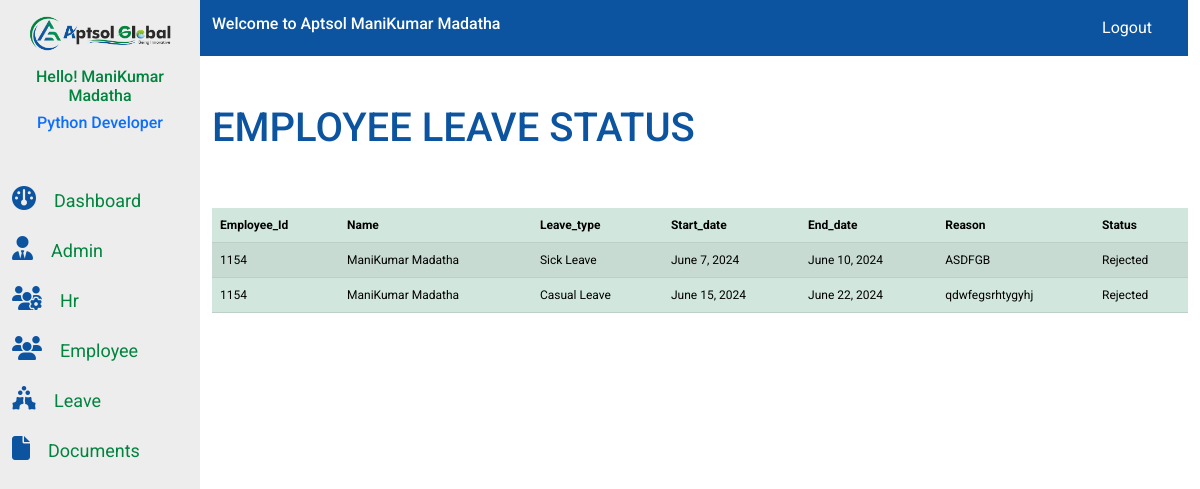
The page /leavestatus/1154/ (signed in) on the database its author committed.
### AGT_admin_app/models.py (models this page shows, shortened)
class Employee_detail(models.Model):
    image=models.ImageField(upload_to="images",null=True,blank=True)
    First_Name = models.CharField(max_length=50)
    Last_Name = models.CharField(max_length=50)
    Email = models.EmailField()
    Contact = models.BigIntegerField()
    Emp_Id = models.CharField(primary_key=True,max_length=20)
    Department = models.ForeignKey(Depart,on_delete=models.CASCADE)
    Designation = models.CharField(max_length=50)
    Salary = models.DecimalField(max_digits=10, decimal_places=2)
    BasicPay = models.DecimalField(max_digits=10, decimal_places=2)
    PAN = models.CharField(max_length=10)
    UAN = models.BigIntegerField()
    BankAccount = models.BigIntegerField()
    Location = models.CharField(max_length=50)

class LeaveRequest(models.Model):
    Emp_Id = models.ForeignKey(Employee_detail,on_delete=models.CASCADE)
    leave_type = models.ForeignKey(LeaveType, on_delete=models.CASCADE)
    start_date = models.DateField()
    end_date = models.DateField()
    reason = models.TextField()
    status = models.CharField(max_length=50, choices=[('pending', 'Pending'), ('approved', 'Approved'), ('rejected', 'Rejected')])

class LeaveType(models.Model):
    name=models.CharField(max_length=100,null=False)
    def __str__(self):
        return self.name

### AGT_Employee/views.py (the view)
# urls.py: path("leavestatus/<slug:Emp_Id>/",views.leavestatus,name="leavestatus"),
def leavestatus(request,Emp_Id):
    if request.user.is_authenticated:
        emps=Employee_detail.objects.get(Emp_Id=Emp_Id)
        leaverequest=LeaveRequest.objects.filter(Emp_Id=emps)
        context={"emps":emps,
                 "emp":emps,
                 "leaverequest":leaverequest,
                 }
        return render(request,"leavestatus.html",context)
    else:
        return render(request,"login.html")

### AGT_Employee/templates/leavestatus.html (shortened to what this page needs)
{% extends "base.html"%}
{% load static %}
{% block mainnavcontent%}
<div class="row mb-5 mt-5">
    <div class="col-md-12">
        <h1 class="admin-head">
         EMPLOYEE LEAVE STATUS
        </h1>
    </div>
</div>
<div class="row">
    <div class="col-md-12">
        <table class="table table-success table-striped">
            <thead>
                <tr>
                    <th scope="col">Employee_Id</th>
                    <th scope="col">Name</th>
                    <th scope="col">Leave_type</th>
                    <th scope="col">Start_date </th>
                    <th scope="col">End_date</th>
                    <th scope="col">Reason</th>
                    <th scope="col">Status</th>
                </tr>
            </thead>
            <tbody>
                {% for leaves in leaverequest %}
                <tr>
                    <td>{{emp.Emp_Id}}</td>
                    <td>{{emps.First_Name}} {{emps.Last_Name}}</td>
                    <td>{{leaves.leave_type}}</td>
                    <td>{{leaves.start_date}}</td>
                    <td>{{leaves.end_date}}</td>
                    <td>{{leaves.reason}}</td>
                    <td>{{leaves.status}}</td>
                </tr>
                {%endfor%}
            </tbody>
        </table>
    </div>
</div>
{% endblock mainnavcontent%}

### AGT_app/templates/base.html (shortened to what this page needs)
{% load static %}
<!DOCTYPE html>
<html lang="en">
<head>
    <link rel="stylesheet" href="https://cdnjs.cloudflare.com/ajax/libs/font-awesome/6.5.1/css/all.min.css" />
    <link rel="stylesheet" href="{% static 'assets/css/bootstrap.min.css'%}">
    <link rel="stylesheet" href="{% static 'assets/css/style.css'%}">
    <link rel="stylesheet" href="{% static 'assets/css/media.css'%}">
</head>
<body>
   <div class="main-navbarflex">
    <section class="sidenav">
        <div class="sidenav_side">
            <div class="container">
                <div class="row">
                    <div class="col-md-12">
                        <div class="side_nav">
                            <div class="logoApt">
                               <a href="/home">
                                <img src="{% static 'assets/images/Logo/logo.png'%}" class="img-fluid" alt="logo">
                               </a>
                            </div>
                            <div class="username1">
                               <a href="/Employee_info"><h3 class="user_con">Hello! {{emp.First_Name}} {{emp.Last_Name}}</h3></a>
                               <a href="{% url 'Emp_info' emp.Emp_Id %}"><h6 class="user_designation text-center">{{emp.Designation}}</h6></a>
                            </div>
                        </div>
                    </div>
                </div>
                <div class="row">
                    <div class="col-md-12">
                        <div class="sidenav_items">
                            <ul class="list-group">
                                <li class="list-items"><a href="/home"><i class="fa-solid fa-gauge side-icons"></i><span class="side-item">Dashboard</span></a></li>
                                {% if user.is_superuser  %}
                                <li class="list-items"><a href="/admin_app"><i class="fa-solid fa-user-tie side-icons"></i><span class="side-item" >Admin</span></a></li>
                                {% endif %}
                                {% if user.is_staff %}
                                <li class="list-items"><a href="/Hr_manage"><i class="fa-solid fa-users-gear side-icons"></i><span class="side-item">Hr</span></a></li>
                                {% endif %}
                                <li class="list-items"><a href="/Employee_info"><i class="fa-solid fa-users side-icons"></i><span class="side-item">Employee</span></a></li>
                                <li class="list-items"><a href=""><i class="fa-solid fa-holly-berry side-icons"></i><span class="side-item">Leave</span></a></li>
                                <li class="list-items"><a href=""><i class="fa-solid fa-file side-icons"></i><span class="side-item">Documents</span></a></li>
                            </ul>
                        </div>
                    </div>
                </div>
            </div>
        </div>
    </section>
    <section class="main-nav">
        <div class="container">
            <div class="row">
                <div class="col-md-12">
                    <nav class="navbar navbar-expand-lg">
                        <div class="container">
                          <a href="/Employee_info"><h3 class="user_name">Welcome to Aptsol {{emp.First_Name}} {{emp.Last_Name}}</h3></a>
                          <div class="collapse navbar-collapse" id="navbarSupportedContent">
                            <ul class="navbar-nav ms-auto mb-2 mb-lg-0">
                              <li class="nav-item">
                                <a class="nav-link" href="#"></a>
                              </li>
                              <li class="nav-item">
                                <a class="nav-link" aria-current="page" href="/logout">Logout</a>
                              </li>
                              <li class="nav-item">
                                <a class="nav-link" href="#"></a>
                              </li>
                            </div>
                        </div>
                      </nav>
                </div>
            </div>
        </div>
       <section class="main-content">
        <div class="container">
            {% block mainnavcontent%}
            {% endblock mainnavcontent%}
        </div>
       </section>
    </section>
   </div>
</body>
</html>

### static/assets/css/style.css (style rules this page uses)
* { margin: 0; padding: 0; box-sizing: border-box; list-style: none; font-family: "Roboto", sans-serif; }
a { text-decoration: none; }
.main-navbarflex { display: inline-flex; }
section.sidenav { width: 20%; background:#00000012; min-height: 100vh; }
.main-nav { width: 100%; }
.logoApt { padding: 15px; }
nav.navbar { background: #0c54a0; margin-left: -12px; }
ul.list-group { margin: -15px 0px 0 0px; padding: 30px; }
h3.user_con { color: #00843e; font-size: 16px; text-align: center; }
a.nav-link { color: #fff !IMPORTANT; }
li.list-items { margin-bottom: 20px; font-size: 20px; font-weight: 400; }
span.side-item { margin-left: 20px; color: #00843e; }
i.fa-solid { color: #0c54a0; font-size: 25px; }
h3.user_name { color: #fff; font-size: 16px; }
h1.admin-head { color: #0c54a0; }
table { font-size: 12px; }

### static/assets/css/media.css (style rules this page uses)
@media only screen and (min-width:1023px) and (max-width:1360px) { ul.list-group { padding: 0; margin: 45px 0 0 0px; } }
@media only screen and (min-width:1023px) and (max-width:1360px) { span.side-item { margin-left: 18px; color: #00843e; font-size: 18px; } }
@media only screen and (min-width:1023px) and (max-width:1360px) { i.fa-solid { color: #0c54a0; font-size: 24px } }

### rows shown on the page
Employee_detail: First_Name "ManiKumar", Last_Name "Madatha", Designation "Python Developer", Emp_Id "1154"
LeaveRequest: leave_type "Sick Leave", start_date "June 7, 2024", end_date "June 10, 2024", reason "ASDFGB", status "Rejected"
LeaveRequest: leave_type "Casual Leave", start_date "June 15, 2024", end_date "June 22, 2024", reason "qdwfegsrhtygyhj", status "Rejected"
